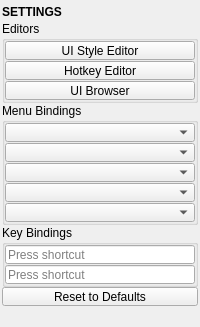
<?xml version="1.0" encoding="UTF-8"?>
<ui version="4.0">
 <class>QtUi</class>
 <widget class="QMainWindow" name="QtUi">
  <property name="enabled">
   <bool>true</bool>
  </property>
  <property name="geometry">
   <rect>
    <x>0</x>
    <y>0</y>
    <width>200</width>
    <height>324</height>
   </rect>
  </property>
  <property name="windowTitle">
   <string/>
  </property>
  <property name="tabShape">
   <enum>QTabWidget::Triangular</enum>
  </property>
  <property name="dockNestingEnabled">
   <bool>true</bool>
  </property>
  <property name="dockOptions">
   <set>QMainWindow::AllowNestedDocks|QMainWindow::AllowTabbedDocks|QMainWindow::AnimatedDocks|QMainWindow::ForceTabbedDocks</set>
  </property>
  <widget class="QWidget" name="central_widget">
   <property name="minimumSize">
    <size>
     <width>200</width>
     <height>0</height>
    </size>
   </property>
   <layout class="QVBoxLayout" name="verticalLayout_2">
    <property name="spacing">
     <number>2</number>
    </property>
    <property name="leftMargin">
     <number>2</number>
    </property>
    <property name="topMargin">
     <number>2</number>
    </property>
    <property name="rightMargin">
     <number>2</number>
    </property>
    <property name="bottomMargin">
     <number>2</number>
    </property>
    <item>
     <layout class="QVBoxLayout" name="verticalLayout">
      <property name="spacing">
       <number>0</number>
      </property>
      <item>
       <widget class="Header" name="header">
        <property name="minimumSize">
         <size>
          <width>0</width>
          <height>19</height>
         </size>
        </property>
        <property name="font">
         <font>
          <weight>75</weight>
          <bold>true</bold>
         </font>
        </property>
        <property name="text">
         <string>SETTINGS</string>
        </property>
       </widget>
      </item>
      <item>
       <widget class="QGroupBox" name="editors_group">
        <property name="title">
         <string>Editors</string>
        </property>
        <layout class="QVBoxLayout" name="verticalLayout_editors">
         <property name="spacing">
          <number>1</number>
         </property>
         <property name="leftMargin">
          <number>0</number>
         </property>
         <property name="topMargin">
          <number>0</number>
         </property>
         <property name="rightMargin">
          <number>0</number>
         </property>
         <property name="bottomMargin">
          <number>0</number>
         </property>
         <item>
          <widget class="QPushButton" name="b020">
           <property name="minimumSize">
            <size>
             <width>0</width>
             <height>19</height>
            </size>
           </property>
           <property name="maximumSize">
            <size>
             <width>16777215</width>
             <height>19</height>
            </size>
           </property>
           <property name="toolTip">
            <string>Customize the UI colors used by Tentacle.</string>
           </property>
           <property name="text">
            <string>UI Style Editor</string>
           </property>
          </widget>
         </item>
         <item>
          <widget class="QPushButton" name="b021">
           <property name="minimumSize">
            <size>
             <width>0</width>
             <height>19</height>
            </size>
           </property>
           <property name="maximumSize">
            <size>
             <width>16777215</width>
             <height>19</height>
            </size>
           </property>
           <property name="toolTip">
            <string>Customize the UI shortcuts.</string>
           </property>
           <property name="text">
            <string>Hotkey Editor</string>
           </property>
          </widget>
         </item>
         <item>
          <widget class="QPushButton" name="b022">
           <property name="minimumSize">
            <size>
             <width>0</width>
             <height>19</height>
            </size>
           </property>
           <property name="maximumSize">
            <size>
             <width>16777215</width>
             <height>19</height>
            </size>
           </property>
           <property name="toolTip">
            <string>Browse, search, tag, and launch any registered UI.</string>
           </property>
           <property name="text">
            <string>UI Browser</string>
           </property>
          </widget>
         </item>
        </layout>
       </widget>
      </item>
      <item>
       <widget class="QGroupBox" name="bindings_group">
        <property name="title">
         <string>Menu Bindings</string>
        </property>
        <layout class="QVBoxLayout" name="verticalLayout_bindings">
         <property name="spacing">
          <number>1</number>
         </property>
         <property name="leftMargin">
          <number>0</number>
         </property>
         <property name="topMargin">
          <number>0</number>
         </property>
         <property name="rightMargin">
          <number>0</number>
         </property>
         <property name="bottomMargin">
          <number>0</number>
         </property>
         <item>
          <widget class="ComboBox" name="cmb_bind_default">
           <property name="minimumSize">
            <size>
             <width>0</width>
             <height>19</height>
            </size>
           </property>
           <property name="toolTip">
            <string>Default menu (key only)</string>
           </property>
          </widget>
         </item>
         <item>
          <widget class="ComboBox" name="cmb_bind_left">
           <property name="minimumSize">
            <size>
             <width>0</width>
             <height>19</height>
            </size>
           </property>
           <property name="toolTip">
            <string>Left mouse button</string>
           </property>
          </widget>
         </item>
         <item>
          <widget class="ComboBox" name="cmb_bind_middle">
           <property name="minimumSize">
            <size>
             <width>0</width>
             <height>19</height>
            </size>
           </property>
           <property name="toolTip">
            <string>Middle mouse button</string>
           </property>
          </widget>
         </item>
         <item>
          <widget class="ComboBox" name="cmb_bind_right">
           <property name="minimumSize">
            <size>
             <width>0</width>
             <height>19</height>
            </size>
           </property>
           <property name="toolTip">
            <string>Right mouse button</string>
           </property>
          </widget>
         </item>
         <item>
          <widget class="ComboBox" name="cmb_bind_left_right">
           <property name="minimumSize">
            <size>
             <width>0</width>
             <height>19</height>
            </size>
           </property>
           <property name="toolTip">
            <string>Left + Right mouse buttons</string>
           </property>
          </widget>
         </item>
        </layout>
       </widget>
      </item>
      <item>
       <widget class="QGroupBox" name="bindings_group_2">
        <property name="title">
         <string>Key Bindings</string>
        </property>
        <layout class="QVBoxLayout" name="verticalLayout_bindings_3">
         <property name="spacing">
          <number>1</number>
         </property>
         <property name="leftMargin">
          <number>0</number>
         </property>
         <property name="topMargin">
          <number>0</number>
         </property>
         <property name="rightMargin">
          <number>0</number>
         </property>
         <property name="bottomMargin">
          <number>0</number>
         </property>
         <item>
          <widget class="QKeySequenceEdit" name="kse_activation_key">
           <property name="minimumSize">
            <size>
             <width>0</width>
             <height>19</height>
            </size>
           </property>
           <property name="toolTip">
            <string>Set the hotkey to show the marking menu</string>
           </property>
          </widget>
         </item>
         <item>
          <widget class="QKeySequenceEdit" name="kse_repeat_last">
           <property name="minimumSize">
            <size>
             <width>0</width>
             <height>19</height>
            </size>
           </property>
           <property name="toolTip">
            <string>Set the hotkey to repeat the last called slot</string>
           </property>
          </widget>
         </item>
        </layout>
       </widget>
      </item>
      <item>
       <widget class="QPushButton" name="b_reset_bindings">
        <property name="maximumSize">
         <size>
          <width>16777215</width>
          <height>19</height>
         </size>
        </property>
        <property name="minimumSize">
         <size>
          <width>0</width>
          <height>19</height>
         </size>
        </property>
        <property name="toolTip">
         <string>Reset bindings to defaults</string>
        </property>
        <property name="text">
         <string>Reset to Defaults</string>
        </property>
       </widget>
      </item>
      <item>
       <spacer name="verticalSpacer_2">
        <property name="orientation">
         <enum>Qt::Vertical</enum>
        </property>
        <property name="sizeHint" stdset="0">
         <size>
          <width>0</width>
          <height>10</height>
         </size>
        </property>
       </spacer>
      </item>
      <item>
       <widget class="Footer" name="footer" native="true">
        <property name="minimumSize">
         <size>
          <width>0</width>
          <height>19</height>
         </size>
        </property>
        <property name="maximumSize">
         <size>
          <width>16777215</width>
          <height>19</height>
         </size>
        </property>
       </widget>
      </item>
     </layout>
    </item>
   </layout>
  </widget>
 </widget>
 <customwidgets>
  <customwidget>
   <class>Header</class>
   <extends>QLabel</extends>
   <header>uitk.widgets.header.Header.h</header>
  </customwidget>
  <customwidget>
   <class>ComboBox</class>
   <extends>QComboBox</extends>
   <header>uitk.widgets.comboBox.ComboBox.h</header>
  </customwidget>
  <customwidget>
   <class>Footer</class>
   <extends>QWidget</extends>
   <header>uitk.widgets.footer</header>
  </customwidget>
 </customwidgets>
 <resources/>
 <connections/>
 <designerdata>
  <property name="gridDeltaX">
   <number>5</number>
  </property>
  <property name="gridDeltaY">
   <number>5</number>
  </property>
  <property name="gridSnapX">
   <bool>true</bool>
  </property>
  <property name="gridSnapY">
   <bool>true</bool>
  </property>
  <property name="gridVisible">
   <bool>true</bool>
  </property>
 </designerdata>
</ui>
